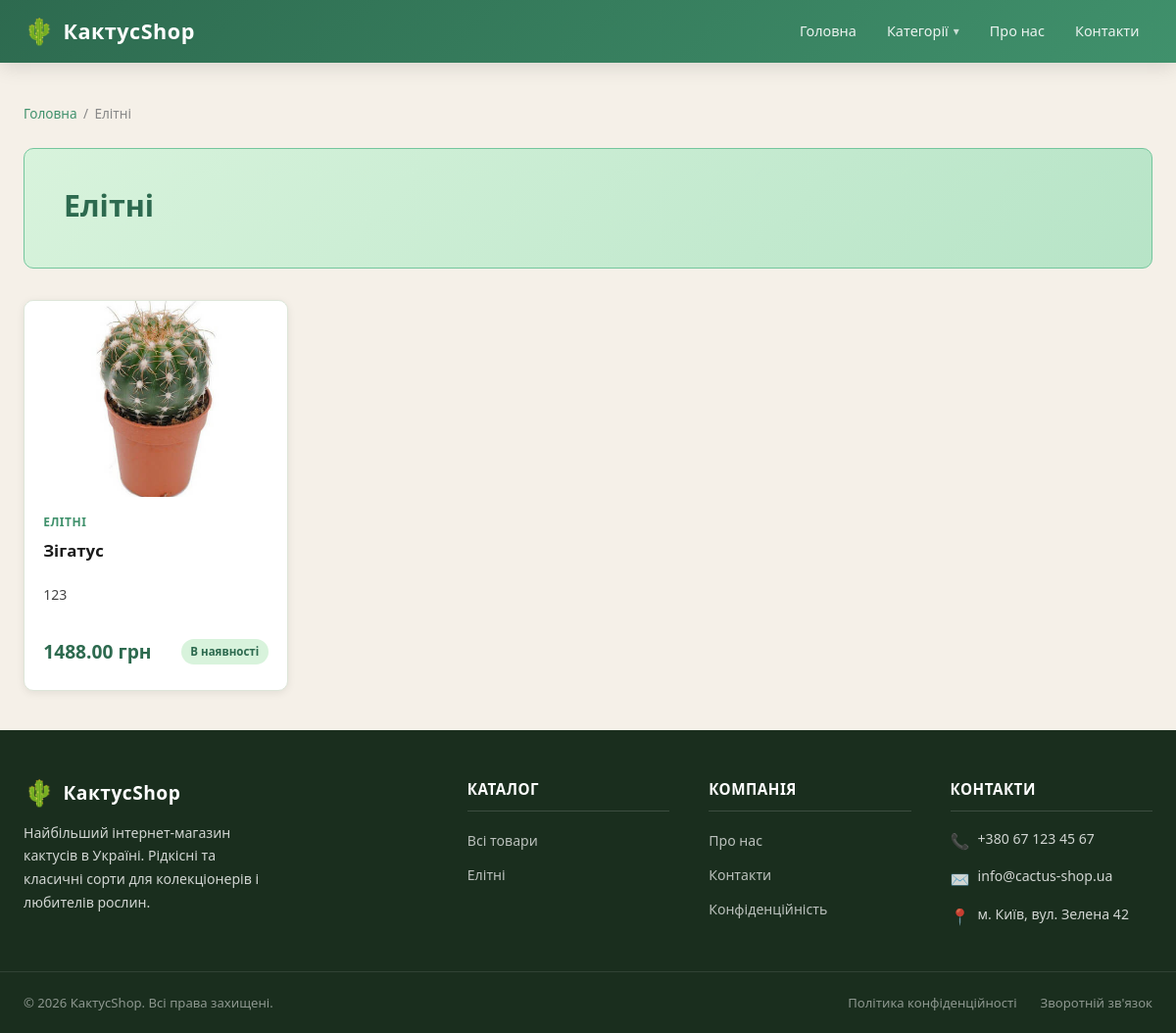
/category/elitni/, run on the app's committed database.
### shop/models.py (models this page shows, shortened)
class Category(models.Model):
    name = models.CharField('Назва', max_length=100)
    slug = models.SlugField('Слаг', unique=True)
    description = models.TextField('Опис', blank=True)
    created_at = models.DateTimeField(auto_now_add=True)
    updated_at = models.DateTimeField(auto_now=True)
    class Meta:
        verbose_name = 'Категорія'
        verbose_name_plural = 'Категорії'

class Product(models.Model):
    category = models.ForeignKey(
        Category,
        on_delete=models.CASCADE,
        related_name='products',
        verbose_name='Категорія'
    )
    name = models.CharField('Назва товару', max_length=150)
    slug = models.SlugField('Слаг', unique=True)
    price = models.DecimalField('Ціна', max_digits=10, decimal_places=2)
    stock = models.PositiveIntegerField('Кількість на складі', default=0)
    description = models.TextField('Опис товару', blank=True)
    image_url = models.URLField('Фото URL', blank=True)
    image = models.ImageField('Фото товару', upload_to='products/', blank=True, null=True)
    available = models.BooleanField('В наявності', default=True)
    created_at = models.DateTimeField(auto_now_add=True)
    updated_at = models.DateTimeField(auto_now=True)
    class Meta:
        verbose_name = 'Товар'
        verbose_name_plural = 'Товари'

### shop/views.py (the view)
# urls.py: path('category/<slug:slug>/', views.category, name='category'),
def category(request, slug):
    categories = Category.objects.all()
    category_obj = get_object_or_404(Category, slug=slug)
    products_list = category_obj.products.filter(available=True)
    paginator = Paginator(products_list, 6)
    page_number = request.GET.get('page')
    products = paginator.get_page(page_number)
    context = {
        'categories': categories,
        'category': category_obj,
        'products': products,
        'is_paginated': products.has_other_pages(),
        'page_obj': products,
        'paginator': paginator,
    }
    return render(request, 'shop/category.html', context)

### shop/templates/shop/category.html (shortened to what this page needs)
{% extends 'shop/base.html' %}
{% block content %}
<div class="breadcrumb">
    <a href="{% url 'shop:main' %}">Головна</a>
    <span class="breadcrumb__sep">/</span>
    <span>{{ category.name }}</span>
</div>
<div class="category-header">
    <h1>{{ category.name }}</h1>
</div>
{% if products %}
    <div class="products-grid">
        {% for product in products %}
        <div class="product-card">
            <div class="product-card__image-wrap">
                {% if product.image %}
                    <img src="{{ product.image.url }}" alt="{{ product.name }}">
                {% elif product.image_url %}
                    <img src="{{ product.image_url }}" alt="{{ product.name }}">
                {% else %}
                    <span class="product-card__no-image">🌵</span>
                {% endif %}
            </div>
            <div class="product-card__body">
                <span class="product-card__category">{{ product.category.name }}</span>
                <div class="product-card__name">
                    <a href="{% url 'shop:product_detail' product.slug %}">{{ product.name }}</a>
                </div>
                {% if product.description %}
                    <p class="product-card__desc">{{ product.description }}</p>
                {% endif %}
                <div class="product-card__footer">
                    <span class="product-card__price">{{ product.price }} грн</span>
                    {% if product.available %}
                        <span class="badge-available">В наявності</span>
                    {% else %}
                        <span class="badge-unavailable">Немає</span>
                    {% endif %}
                </div>
            </div>
        </div>
        {% endfor %}
    </div>
{% else %}
    <div class="empty-state">
        <div class="empty-state__icon">🌵</div>
        <h2>У цій категорії поки немає товарів</h2>
        <p><a href="{% url 'shop:main' %}">Переглянути всі товари</a></p>
    </div>
{% endif %}
{% endblock %}

### shop/templates/shop/base.html (shortened to what this page needs)
<!DOCTYPE html>
<html lang="uk">
<head>
    {% load static %}
    <link rel="stylesheet" href="{% static 'shop/css/style.css' %}">
</head>
<body>
<header>
    <div class="header-inner">
        <a href="{% url 'shop:main' %}" class="logo">
            <span class="logo-icon">🌵</span>
            <span>КактусShop</span>
        </a>
        <nav class="main-nav">
            <ul>
                <li><a href="{% url 'shop:main' %}">Головна</a></li>
                {% if categories %}
                <li class="nav-categories">
                    <a href="#">Категорії</a>
                </li>
                {% endif %}
                <li><a href="{% url 'shop:about' %}">Про нас</a></li>
                <li><a href="{% url 'shop:contacts' %}">Контакти</a></li>
            </ul>
        </nav>
    </div>
</header>
<main>
    {% block content %}{% endblock %}
</main>
<footer>
    <div class="footer-top">
        <div class="footer-brand">
            <div class="logo">
                <span class="logo-icon">🌵</span>
                <span>КактусShop</span>
            </div>
            <p>Найбільший інтернет-магазин кактусів в Україні. Рідкісні та класичні сорти для колекціонерів і любителів рослин.</p>
        </div>
        <div class="footer-col">
            <h4>Каталог</h4>
            <ul>
                <li><a href="{% url 'shop:main' %}">Всі товари</a></li>
                {% for cat in categories %}
                    <li><a href="{% url 'shop:category' cat.slug %}">{{ cat.name }}</a></li>
                {% endfor %}
            </ul>
        </div>
        <div class="footer-col">
            <h4>Компанія</h4>
            <ul>
                <li><a href="{% url 'shop:about' %}">Про нас</a></li>
                <li><a href="{% url 'shop:contacts' %}">Контакти</a></li>
                <li><a href="{% url 'shop:privacy' %}">Конфіденційність</a></li>
            </ul>
        </div>
        <div class="footer-col">
            <h4>Контакти</h4>
            <div class="footer-contact-item">
                <span class="footer-contact-item__icon">📞</span>
                <span>+380 67 123 45 67</span>
            </div>
            <div class="footer-contact-item">
                <span class="footer-contact-item__icon">✉️</span>
                <span>info@cactus-shop.ua</span>
            </div>
            <div class="footer-contact-item">
                <span class="footer-contact-item__icon">📍</span>
                <span>м. Київ, вул. Зелена 42</span>
            </div>
        </div>
    </div>
    <div class="footer-bottom">
        <div class="footer-bottom-inner">
            <p>&copy; 2026 КактусShop. Всі права захищені.</p>
            <div class="footer-bottom-links">
                <a href="{% url 'shop:privacy' %}">Політика конфіденційності</a>
                <a href="{% url 'shop:contacts' %}">Зворотній зв'язок</a>
            </div>
        </div>
    </div>
</footer>
</body>
</html>

### data on the page
Category: name "Елітні"
Product: image (picture), category.name "ЕЛІТНІ", name "Зігатус", description "123", price "1488.00", available "В наявності"
